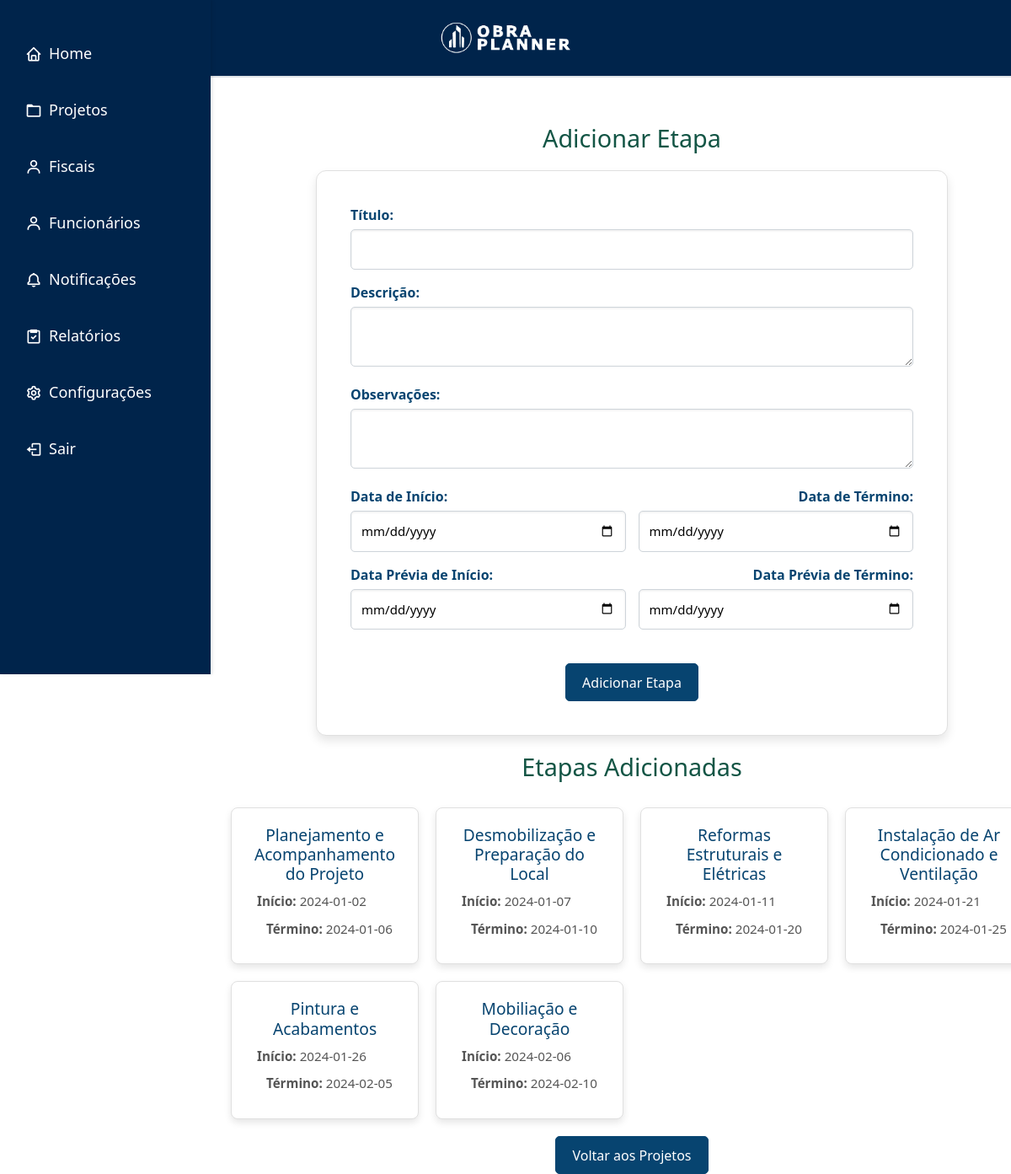
/empresa/projetos/addeta.php?projeto_id=40, run on the app's committed database.
### tables this page shows
CREATE TABLE IF NOT EXISTS `etapas` (
  `etapa_id` int(11) NOT NULL AUTO_INCREMENT,
  `titulo` varchar(255) NOT NULL,
  `descricao` text NOT NULL,
  `observacoes` text DEFAULT NULL,
  `imagem` varchar(255) DEFAULT NULL,
  `projeto_id` int(11) NOT NULL,
  `data_inicio` date NOT NULL,
  `data_termino` date NOT NULL,
  `data_previa_inicio` date DEFAULT NULL,
  `data_previa_termino` date DEFAULT NULL,
  `concluida` tinyint(1) DEFAULT 0,
  `mensagem` varchar(225) DEFAULT NULL,
  PRIMARY KEY (`etapa_id`),
  KEY `projeto_id` (`projeto_id`),
  CONSTRAINT `etapas_ibfk_1` FOREIGN KEY (`projeto_id`) REFERENCES `projetos` (`projeto_id`)
);

### empresa/projetos/addeta.php (the view, shortened to what this page needs)
<?php
include '../../includes/db_connect.php';
if (isset($_GET['projeto_id'])) {
    $projeto_id = intval($_GET['projeto_id']);
} else {
    echo "Erro: projeto_id não especificado.";
    exit();
}
$sql_etapas = "SELECT * FROM etapas WHERE projeto_id = ?";
$stmt_etapas = $conn->prepare($sql_etapas);
$stmt_etapas->bind_param("i", $projeto_id);
$stmt_etapas->execute();
$result_etapas = $stmt_etapas->get_result();
?>
<!DOCTYPE html>
<html lang="pt-BR">
<head>
    <link rel="stylesheet" href="../style.css">
    <link href='https://unpkg.com/boxicons@2.0.7/css/boxicons.min.css' rel='stylesheet'>
    <link href="https://cdn.jsdelivr.net/npm/bootstrap@5.0.2/dist/css/bootstrap.min.css" rel="stylesheet">
</head>
<body>
<header>
    <div class="logo">
        <img src="../../imgs/obraplanner7.png" alt="Logo do ObraPlanner" style="max-height: 50px;">
    </div>
</header>
<nav class="sidebar">
        <ul>
            <li><a href="../dash.php"><i class="bx bx-home"></i> Home</a></li>
            <li><a href="proj.php"><i class="bx bx-folder"></i> Projetos</a></li>
            <li><a href="../fiscal/fis.php"><i class="bx bx-user"></i> Fiscais</a></li>
            <li><a href="../funcionarios/func.php"><i class="bx bx-user"></i> Funcionários</a></li>
            <li><a href="../notificacaos/not.php"><i class="bx bx-bell"></i> Notificações</a></li>
            <li><a href="../relemp/relemp.php"><i class="bx bx-task"></i> Relatórios</a></li>
            <li><a href="../config/config.php"><i class="bx bx-cog"></i> Configurações</a></li>
            <li><a href="../../index.php" class="btn-logout"><i class="bx bx-log-out"></i> Sair</a></li>
        </ul>
    </nav>
<main role="main" class="col-md-9 ml-sm-auto col-lg-10 px-4" style="margin-left: 250px; padding-top: 50px;">
<h2>Adicionar Etapa</h2>
    <div class="form-container">
        <form action="addeta.php?projeto_id=<?php echo $projeto_id; ?>" method="POST" enctype="multipart/form-data">
            <label for="titulo">Título:</label>
            <input type="text" name="titulo" required>
            <label for="descricao">Descrição:</label>
            <textarea name="descricao" required></textarea>
            <label for="observacoes">Observações:</label>
            <textarea name="observacoes"></textarea>
            <div class="date-container">
                <div>
                    <label for="data_inicio">Data de Início:</label>
                    <input type="date" name="data_inicio" required>
                </div>
                <div>
                    <label for="data_termino">Data de Término:</label>
                    <input type="date" name="data_termino" required>
                </div>
            </div>
            <div class="date-container">
                <div>
                    <label for="data_previa_inicio">Data Prévia de Início:</label>
                    <input type="date" name="data_previa_inicio">
                </div>
                <div>
                    <label for="data_previa_termino">Data Prévia de Término:</label>
                    <input type="date" name="data_previa_termino">
                </div>
            </div>
            <div class="button-container">
                <button type="submit" class="btnproj">Adicionar Etapa</button>
            </div>
        </form>
    </div>
    <h2>Etapas Adicionadas</h2>
    <div class="etapas-container">
        <?php while ($etapa = $result_etapas->fetch_assoc()): ?>
            <div class="etapa-item">
                <h3><?php echo htmlspecialchars($etapa['titulo']); ?></h3>
                <div class="date-left"><strong>Início:</strong> <?php echo htmlspecialchars($etapa['data_inicio']); ?></div>
                <div class="date-right"><strong>Término:</strong> <?php echo htmlspecialchars($etapa['data_termino']); ?></div>
            </div>
        <?php endwhile; ?>
    </div>
    <div class="back-to-projects">
        <a href="proj.php" class="btnproj">Voltar aos Projetos</a>
    </div>
</main>
</body>
</html>

### empresa/style.css (style rules this page uses)
:root { --co1: #00244b; --co2: #003d80; --co3: #074470; --co4: #01306e; --co5: #0056b3; --co8: #539ff0; --co10: #07488d; --co11: #003d7a; --co12: #132154; --co13: #324363; --co17: #fff; --co18: #000; --co19: #333; --co20: #0c382e; --co21: #145413; --co22: #541313; --co23: #dee2e6; --co24: #135545; --co25: #ffe600; }
html, body { width: 100vw; overflow-x: hidden; margin: 0; font-family: 'Lexend', sans-serif; }
header { display: flex; justify-content: center; background-color: var(--co1); padding: 20px 30px; border-bottom: 2px solid var(--co23); }
.logo img { max-height: 50px; }
.sidebar { width: 250px; background-color: var(--co1); color: #fff; padding: 20px; box-shadow: 2px 0 4px rgba(0, 0, 0, 0.1); display: flex; flex-direction: column; height: 100vh; position: fixed; top: 0; left: 0; z-index: 1000; }
.sidebar ul { list-style-type: none; padding: 0; margin: 0; flex: 1; }
.sidebar ul li { margin: 20px 0; }
.sidebar ul li a { color: #fff; text-decoration: none; font-size: 18px; display: flex; align-items: center; padding: 10px; border-radius: 5px; transition: background-color 0.3s; }
.sidebar ul li a i { margin-right: 8px; font-size: 20px; }

### empresa/projetos/addeta.php (style rules this page uses)
h2 { color: #135545; text-align: center; margin-top: 5px; font-size: 1.8rem; }
.form-container { background-color: #ffffff; border: 1px solid #e0e0e0; padding: 40px; border-radius: 12px; margin: 20px auto; width: 90%; max-width: 750px; box-shadow: 0 6px 12px rgba(0, 0, 0, 0.1); }
form label { font-weight: 600; color: #074470; display: block; margin-bottom: 5px; }
form input[type="text"], form textarea, form input[type="date"] { padding: 12px; border: 1px solid #ced4da; border-radius: 5px; font-size: 15px; width: 100%; margin-bottom: 15px; box-shadow: inset 0 1px 3px rgba(0, 0, 0, 0.08); }
.date-container { display: flex; gap: 15px; }
.date-container div:first-child { flex: 1; text-align: left; }
.date-container div:last-child { flex: 1; text-align: right; }
.button-container { display: flex; justify-content: center; margin-top: 25px; }
.btnproj { background-color: #074470; color: #ffffff; border: solid 1px #074470; padding: 0.6rem 1.2rem; font-size: 1rem; border-radius: 5px; transition: background-color 0.2s, color 0.2s; text-decoration: none; text-align: center; }
.etapas-container { display: grid; grid-template-columns: repeat(auto-fit, minmax(200px, 1fr)); gap: 20px; margin-top: 30px; }
.etapa-item { background-color: #ffffff; border: solid 1px #e0e0e0; padding: 20px; border-radius: 8px; text-align: center; box-shadow: 0 4px 8px rgba(0, 0, 0, 0.1); }
.etapa-item h3 { font-size: 1.2rem; color: #074470; margin-bottom: 10px; }
.etapa-item .date-left { text-align: left; font-size: 0.95rem; color: #555; margin: 10px; }
.etapa-item .date-right { text-align: right; font-size: 0.95rem; color: #555; margin: 10px; }
.back-to-projects { display: flex; justify-content: center; margin-top: 20px; }

### data on the page
etapas: titulo "Planejamento e Acompanhamento do Projeto", data_inicio "2024-01-02", data_termino "2024-01-06"
etapas: titulo "Desmobilização e Preparação do Local", data_inicio "2024-01-07", data_termino "2024-01-10"
etapas: titulo "Reformas Estruturais e Elétricas", data_inicio "2024-01-11", data_termino "2024-01-20"
etapas: titulo "Instalação de Ar Condicionado e Ventilação", data_inicio "2024-01-21", data_termino "2024-01-25"
etapas: titulo "Pintura e Acabamentos", data_inicio "2024-01-26", data_termino "2024-02-05"
etapas: titulo "Mobiliação e Decoração", data_inicio "2024-02-06", data_termino "2024-02-10"
